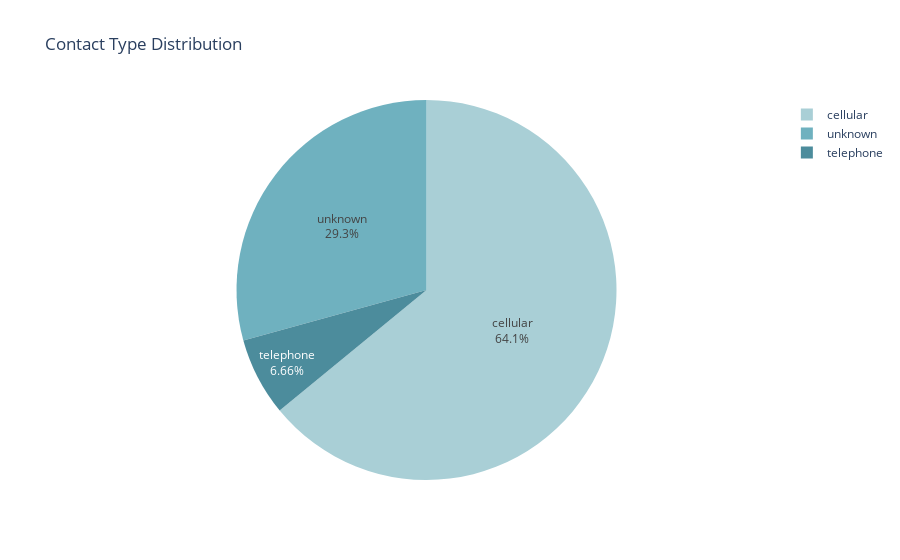

Notebook cell for this chart:
### Code cell
import plotly.express as px

# Aysberq mavisi tonları (açıqdan tündə)
iceberg_colors = ['#a9cfd6', '#6fb1bf', '#4c8c9c']

fig = px.pie(
    contact_df,  # Əgər DataFrame-in adı fərqlidirsə, onu dəyiş
    names='contact',
    values='count_contact',
    title='Contact Type Distribution',
    color_discrete_sequence=iceberg_colors
)

fig.update_traces(
    textposition='inside',
    textinfo='percent+label',
    hoverinfo='label+percent+value'
)

fig.update_layout(
    template='plotly_white'
)

fig.show()

### Figure 1 — Plotly figure (JSON) as saved in the notebook; plotly's stock layout.template omitted (floating-point values rounded to 4 significant figures)
{"data": [{"domain": {"x": [0, 1], "y": [0, 1]}, "hoverinfo": "label+percent+value", "hovertemplate": "contact=%{label}<br>count_contact=%{value}<extra></extra>", "labels": ["cellular", "unknown", "telephone"], "legendgroup": "", "name": "", "showlegend": true, "textinfo": "percent+label", "textposition": "inside", "type": "pie", "values": [2896, 1324, 301]}], "layout": {"autosize": true, "legend": {"tracegroupgap": 0}, "piecolorway": ["#a9cfd6", "#6fb1bf", "#4c8c9c"], "title": {"text": "Contact Type Distribution"}}}
